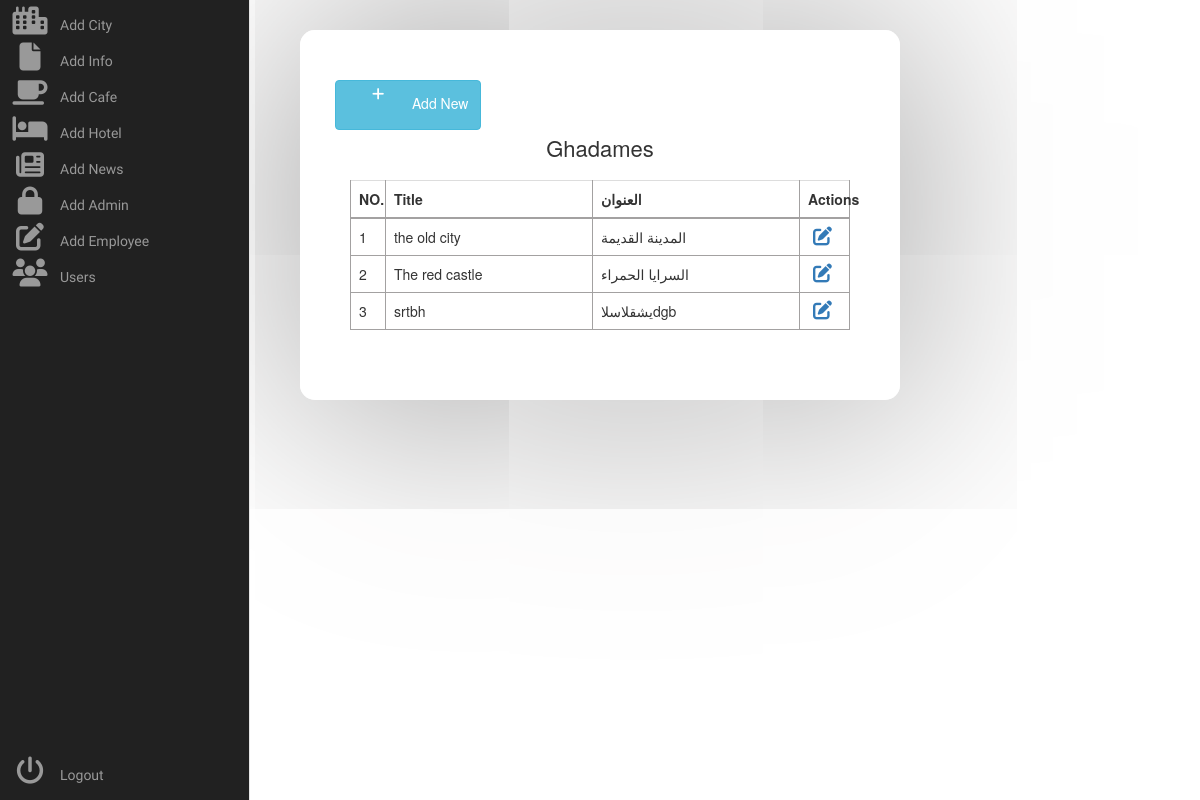
The app's page /admin/city_info.php?id=9, older data.
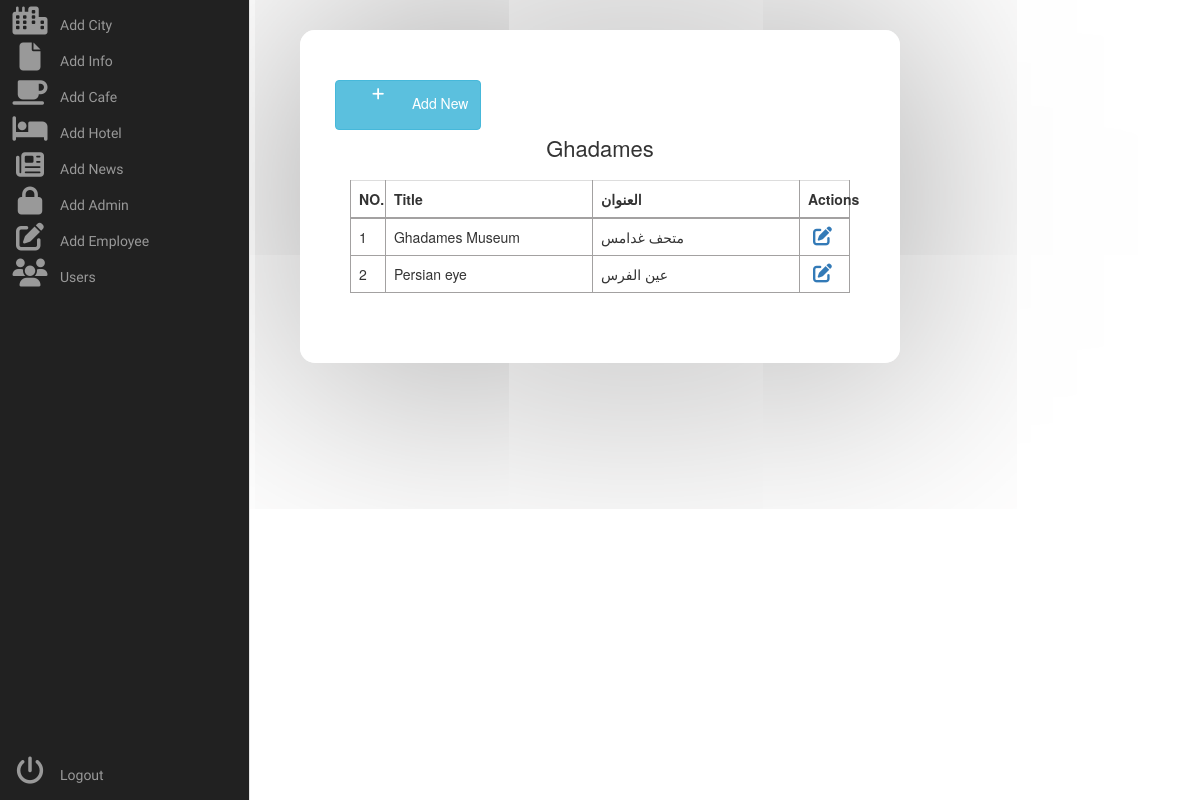
The same page, newer data.
### tables this page shows
CREATE TABLE `city_info` (
  `info_id` int(255) NOT NULL,
  `info_title` varchar(255) NOT NULL,
  `info_title_ar` varchar(255) NOT NULL,
  `info_description` varchar(255) NOT NULL,
  `info_description_ar` varchar(255) NOT NULL,
  `info_img` varchar(255) NOT NULL,
  `info_city_id` varchar(255) NOT NULL
);

### admin/city_info.php (the view, shortened to what this page needs)
<?php
include '../config.php';
?>
<!DOCTYPE html>
<html lang="en">
<head>
        <link rel="stylesheet" href="style/admin.css">
        <link rel="stylesheet" href="https://stackpath.bootstrapcdn.com/font-awesome/4.7.0/css/font-awesome.min.css">
    <link rel="stylesheet" href="https://stackpath.bootstrapcdn.com/bootstrap/3.3.7/css/bootstrap.min.css">
    </head>
    <body>
    <div class="area"></div><nav class="main-menu">
    <ul>
                <li>
                    <a href="city.php">
                        <i class="fa fa-city fa-2x"></i>
                        <span class="nav-text">
                           Add City
                        </span>
                    </a>
                </li>
                <li class="has-subnav">
                    <a href="info.php">
                        <i class="fa fa-file fa-2x"></i>
                        <span class="nav-text">
                            Add Info
                        </span>
                    </a>
                </li>
                <li class="has-subnav">
                    <a href="cafes.php">
                       <i class="fa fa-mug-saucer fa-2x"></i>
                        <span class="nav-text">
                            Add Cafe
                        </span>
                    </a>
                </li>
                <li class="has-subnav">
                    <a href="hotels.php">
                       <i class="fa fa-hotel fa-2x"></i>
                        <span class="nav-text">
                            Add Hotel
                        </span>
                    </a>
                </li>
                <li>
                    <a href="news.php">
                        <i class="fa fa-newspaper fa-2x"></i>
                        <span class="nav-text">
                            Add News
                        </span>
                    </a>
                </li>
                <li>
                    <a href="admin.php">
                        <i class="fa fa-lock fa-2x"></i>
                        <span class="nav-text">
                           Add Admin
                        </span>
                    </a>
                </li>
                <li>
                   <a href="employee.php">
                       <i class="fa fa-pen-to-square fa-2x"></i>
                        <span class="nav-text">
                            Add Employee
                        </span>
                    </a>
                </li>
                <li>
                   <a href="users.php">
                        <i class="fa fa-users fa-2x"></i>
                        <span class="nav-text">
                            Users
                        </span>
                    </a>
                </li>
            </ul>
            <ul class="logout">
                <li>
                   <a href="#">
                         <i class="fa fa-power-off fa-2x"></i>
                        <span class="nav-text">
                            Logout
                        </span>
                    </a>
                </li>
            </ul>
        </nav>
        <diV class="table-wrapper">
            <div class="table-title">
                <div class="row">
                <a href="add_info.php" type="button" class="btn btn-info "><i class="fa fa-plus"></i> Add New</a>
                    <?php
                        $city_id = $_GET['id'];
                        $query_pag_data1 = "SELECT * FROM city WHERE city_id = $city_id";
                        $result_pag_data1 = mysqli_query($conn, $query_pag_data1);
                        while($row = mysqli_fetch_assoc($result_pag_data1))
                        $city_name = $row['city_name'];
                    ?>
                    <div><h2><?php echo $city_name; ?> <b></b></h2></div>
                </div>
            </div>
        <table class="table table-bordered">
            <thead>
                <tr>
                    <th style="width: 7%;">NO.</th>
                    <th>Title</th>
                    <th>العنوان</th>
                    <th style="width: 10%;">Actions</th>
                </tr>
            </thead>
            <tbody>
                <?php
                    include "../config.php";
                    $city_id = $_GET['id'];
                    $query_pag_data = "SELECT * FROM city_info WHERE info_city_id = $city_id";
                    $result_pag_data = mysqli_query($conn, $query_pag_data);
                    $i = 1;
                    while($row = mysqli_fetch_assoc($result_pag_data))
                    {
                        $info_title = $row['info_title'];
                        $info_title_ar = $row['info_title_ar'];
                ?>
                <tr>
                    <td><?php echo $i++ ?></td>
                    <td><?php echo $info_title; ?></td>
                    <td><?php echo $info_title_ar; ?></td>
                    <td><?php echo "<a href='edit_info.php?id=$row[info_id]'><i class='fa-solid fa-pen-to-square'></a>" ?></td>
                </tr>
            <?php } ?>
            </tbody>
        </table>
        </diV>
    </body>
</html>

Row changes from the older to the newer data that the page shows:
removed city_info: info_title "the old city", info_title_ar "المدينة القديمة"
removed city_info: info_title "The red castle", info_title_ar "السرايا الحمراء"
removed city_info: info_title "srtbh", info_title_ar "يشقلاسلاdgb"
added city_info: info_title "Ghadames Museum", info_title_ar "متحف غدامس"
added city_info: info_title "Persian eye", info_title_ar "عين الفرس"
